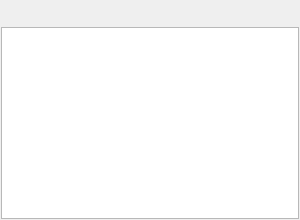
       <widget class="QFrame" name="treeframe0">
        <property name="sizePolicy">
         <sizepolicy hsizetype="Maximum" vsizetype="Expanding">
          <horstretch>0</horstretch>
          <verstretch>0</verstretch>
         </sizepolicy>
        </property>
        <property name="minimumSize">
         <size>
          <width>200</width>
          <height>0</height>
         </size>
        </property>
        <property name="maximumSize">
         <size>
          <width>300</width>
          <height>16777215</height>
         </size>
        </property>
        <property name="autoFillBackground">
         <bool>true</bool>
        </property>
        <property name="title" stdset="0">
         <string/>
        </property>
        <layout class="QVBoxLayout" name="verticalLayout">
         <property name="leftMargin">
          <number>1</number>
         </property>
         <property name="topMargin">
          <number>1</number>
         </property>
         <property name="rightMargin">
          <number>1</number>
         </property>
         <property name="bottomMargin">
          <number>1</number>
         </property>
         <item>
          <layout class="QHBoxLayout" name="horizontalLayout_6">
           <item>
            <widget class="QToolButton" name="btnkindview">
             <property name="maximumSize">
              <size>
               <width>20</width>
               <height>20</height>
              </size>
             </property>
             <property name="baseSize">
              <size>
               <width>20</width>
               <height>20</height>
              </size>
             </property>
             <property name="focusPolicy">
              <enum>Qt::StrongFocus</enum>
             </property>
             <property name="acceptDrops">
              <bool>false</bool>
             </property>
             <property name="autoFillBackground">
              <bool>true</bool>
             </property>
             <property name="text">
              <string>...</string>
             </property>
             <property name="icon">
              <iconset resource="../resourse/mainresource.qrc">
               <normaloff>:/icon/icon/linekind.png</normaloff>:/icon/icon/linekind.png</iconset>
             </property>
             <property name="iconSize">
              <size>
               <width>20</width>
               <height>20</height>
              </size>
             </property>
             <property name="checkable">
              <bool>false</bool>
             </property>
             <property name="autoRepeat">
              <bool>false</bool>
             </property>
             <property name="autoExclusive">
              <bool>false</bool>
             </property>
             <property name="popupMode">
              <enum>QToolButton::DelayedPopup</enum>
             </property>
             <property name="autoRaise">
              <bool>true</bool>
             </property>
             <property name="arrowType">
              <enum>Qt::NoArrow</enum>
             </property>
            </widget>
           </item>
           <item>
            <widget class="QToolButton" name="btnaddserver">
             <property name="maximumSize">
              <size>
               <width>20</width>
               <height>20</height>
              </size>
             </property>
             <property name="text">
              <string>...</string>
             </property>
             <property name="icon">
              <iconset resource="../resourse/mainresource.qrc">
               <normaloff>:/icon/icon/addserver.png</normaloff>:/icon/icon/addserver.png</iconset>
             </property>
             <property name="autoRaise">
              <bool>true</bool>
             </property>
            </widget>
           </item>
           <item>
            <widget class="QToolButton" name="btnremoveserver">
             <property name="maximumSize">
              <size>
               <width>20</width>
               <height>20</height>
              </size>
             </property>
             <property name="text">
              <string>...</string>
             </property>
             <property name="icon">
              <iconset resource="../resourse/mainresource.qrc">
               <normaloff>:/icon/icon/removeserver.png</normaloff>:/icon/icon/removeserver.png</iconset>
             </property>
             <property name="autoRaise">
              <bool>true</bool>
             </property>
            </widget>
           </item>
           <item>
            <widget class="QToolButton" name="btnconnectserver">
             <property name="maximumSize">
              <size>
               <width>20</width>
               <height>20</height>
              </size>
             </property>
             <property name="text">
              <string>...</string>
             </property>
             <property name="icon">
              <iconset resource="../resourse/mainresource.qrc">
               <normaloff>:/icon/icon/connectserver.png</normaloff>:/icon/icon/connectserver.png</iconset>
             </property>
             <property name="autoRaise">
              <bool>true</bool>
             </property>
            </widget>
           </item>
           <item>
            <widget class="QToolButton" name="btndisconnectserver">
             <property name="maximumSize">
              <size>
               <width>20</width>
               <height>20</height>
              </size>
             </property>
             <property name="text">
              <string>...</string>
             </property>
             <property name="icon">
              <iconset resource="../resourse/mainresource.qrc">
               <normaloff>:/icon/icon/disconnectserver.png</normaloff>:/icon/icon/disconnectserver.png</iconset>
             </property>
             <property name="autoRaise">
              <bool>true</bool>
             </property>
            </widget>
           </item>
           <item>
            <widget class="QToolButton" name="btnmapproject">
             <property name="maximumSize">
              <size>
               <width>20</width>
               <height>20</height>
              </size>
             </property>
             <property name="text">
              <string>...</string>
             </property>
             <property name="icon">
              <iconset resource="../resourse/mainresource.qrc">
               <normaloff>:/icon/icon/maproject.png</normaloff>:/icon/icon/maproject.png</iconset>
             </property>
             <property name="autoRaise">
              <bool>true</bool>
             </property>
            </widget>
           </item>
           <item>
            <widget class="QToolButton" name="btnnewproject">
             <property name="maximumSize">
              <size>
               <width>20</width>
               <height>20</height>
              </size>
             </property>
             <property name="text">
              <string>...</string>
             </property>
             <property name="icon">
              <iconset resource="../resourse/mainresource.qrc">
               <normaloff>:/icon/icon/newproject.png</normaloff>:/icon/icon/newproject.png</iconset>
             </property>
             <property name="autoRaise">
              <bool>true</bool>
             </property>
            </widget>
           </item>
           <item>
            <widget class="QToolButton" name="btnunmapproject">
             <property name="maximumSize">
              <size>
               <width>20</width>
               <height>20</height>
              </size>
             </property>
             <property name="text">
              <string>...</string>
             </property>
             <property name="icon">
              <iconset resource="../resourse/mainresource.qrc">
               <normaloff>:/icon/icon/unmaproject.png</normaloff>:/icon/icon/unmaproject.png</iconset>
             </property>
             <property name="autoRaise">
              <bool>true</bool>
             </property>
            </widget>
           </item>
           <item>
            <widget class="QToolButton" name="btnsetfilter">
             <property name="maximumSize">
              <size>
               <width>20</width>
               <height>20</height>
              </size>
             </property>
             <property name="text">
              <string>...</string>
             </property>
             <property name="icon">
              <iconset resource="../resourse/mainresource.qrc">
               <normaloff>:/icon/icon/addfilter.png</normaloff>:/icon/icon/addfilter.png</iconset>
             </property>
             <property name="autoRaise">
              <bool>true</bool>
             </property>
            </widget>
           </item>
           <item>
            <widget class="QToolButton" name="btnresetfilter">
             <property name="maximumSize">
              <size>
               <width>20</width>
               <height>20</height>
              </size>
             </property>
             <property name="text">
              <string>...</string>
             </property>
             <property name="icon">
              <iconset resource="../resourse/mainresource.qrc">
               <normaloff>:/icon/icon/removefilter.png</normaloff>:/icon/icon/removefilter.png</iconset>
             </property>
             <property name="autoRaise">
              <bool>true</bool>
             </property>
            </widget>
           </item>
           <item>
            <widget class="QToolButton" name="btnadditem">
             <property name="maximumSize">
              <size>
               <width>20</width>
               <height>20</height>
              </size>
             </property>
             <property name="text">
              <string>...</string>
             </property>
             <property name="icon">
              <iconset resource="../resourse/mainresource.qrc">
               <normaloff>:/icon/icon/new.png</normaloff>:/icon/icon/new.png</iconset>
             </property>
             <property name="autoRaise">
              <bool>true</bool>
             </property>
            </widget>
           </item>
           <item>
            <widget class="QToolButton" name="btndeleteitem">
             <property name="maximumSize">
              <size>
               <width>20</width>
               <height>20</height>
              </size>
             </property>
             <property name="text">
              <string>...</string>
             </property>
             <property name="icon">
              <iconset resource="../resourse/mainresource.qrc">
               <normaloff>:/icon/icon/delete.png</normaloff>:/icon/icon/delete.png</iconset>
             </property>
             <property name="autoRaise">
              <bool>true</bool>
             </property>
            </widget>
           </item>
           <item>
            <widget class="QToolButton" name="btnimport">
             <property name="maximumSize">
              <size>
               <width>20</width>
               <height>20</height>
              </size>
             </property>
             <property name="text">
              <string>...</string>
             </property>
             <property name="icon">
              <iconset resource="../resourse/mainresource.qrc">
               <normaloff>:/icon/icon/import.png</normaloff>:/icon/icon/import.png</iconset>
             </property>
             <property name="autoRaise">
              <bool>true</bool>
             </property>
            </widget>
           </item>
           <item>
            <widget class="QToolButton" name="btnexport">
             <property name="maximumSize">
              <size>
               <width>20</width>
               <height>20</height>
              </size>
             </property>
             <property name="text">
              <string>...</string>
             </property>
             <property name="icon">
              <iconset resource="../resourse/mainresource.qrc">
               <normaloff>:/icon/icon/export.png</normaloff>:/icon/icon/export.png</iconset>
             </property>
             <property name="autoRaise">
              <bool>true</bool>
             </property>
            </widget>
           </item>
           <item>
            <widget class="QToolButton" name="btnchangegroup">
             <property name="maximumSize">
              <size>
               <width>20</width>
               <height>20</height>
              </size>
             </property>
             <property name="text">
              <string>...</string>
             </property>
             <property name="icon">
              <iconset resource="../resourse/mainresource.qrc">
               <normaloff>:/icon/icon/changegroup.png</normaloff>:/icon/icon/changegroup.png</iconset>
             </property>
             <property name="autoRaise">
              <bool>true</bool>
             </property>
            </widget>
           </item>
           <item>
            <widget class="QToolButton" name="btnchangeagroup">
             <property name="maximumSize">
              <size>
               <width>20</width>
               <height>20</height>
              </size>
             </property>
             <property name="text">
              <string>...</string>
             </property>
             <property name="icon">
              <iconset resource="../resourse/mainresource.qrc">
               <normaloff>:/icon/icon/changeagroup.png</normaloff>:/icon/icon/changeagroup.png</iconset>
             </property>
             <property name="autoRaise">
              <bool>true</bool>
             </property>
            </widget>
           </item>
           <item>
            <widget class="QToolButton" name="btnstartservice">
             <property name="maximumSize">
              <size>
               <width>20</width>
               <height>20</height>
              </size>
             </property>
             <property name="text">
              <string>...</string>
             </property>
             <property name="icon">
              <iconset resource="../resourse/mainresource.qrc">
               <normaloff>:/icon/icon/startservice.png</normaloff>:/icon/icon/startservice.png</iconset>
             </property>
             <property name="autoRaise">
              <bool>true</bool>
             </property>
            </widget>
           </item>
           <item>
            <widget class="QToolButton" name="btnstopservice">
             <property name="maximumSize">
              <size>
               <width>20</width>
               <height>20</height>
              </size>
             </property>
             <property name="text">
              <string>...</string>
             </property>
             <property name="icon">
              <iconset resource="../resourse/mainresource.qrc">
               <normaloff>:/icon/icon/stopservice.png</normaloff>:/icon/icon/stopservice.png</iconset>
             </property>
             <property name="autoRaise">
              <bool>true</bool>
             </property>
            </widget>
           </item>
           <item>
            <widget class="QToolButton" name="btnclone">
             <property name="maximumSize">
              <size>
               <width>20</width>
               <height>20</height>
              </size>
             </property>
             <property name="text">
              <string>...</string>
             </property>
             <property name="icon">
              <iconset resource="../resourse/mainresource.qrc">
               <normaloff>:/icon/icon/operation_clone.png</normaloff>:/icon/icon/operation_clone.png</iconset>
             </property>
             <property name="autoRaise">
              <bool>true</bool>
             </property>
            </widget>
           </item>
           <item>
            <spacer name="horizontalSpacer_6">
             <property name="orientation">
              <enum>Qt::Horizontal</enum>
             </property>
             <property name="sizeHint" stdset="0">
              <size>
               <width>40</width>
               <height>20</height>
              </size>
             </property>
            </spacer>
           </item>
          </layout>
         </item>
         <item>
          <widget class="QTreeWidget" name="treeWidget">
           <property name="sizePolicy">
            <sizepolicy hsizetype="Expanding" vsizetype="Expanding">
             <horstretch>0</horstretch>
             <verstretch>0</verstretch>
            </sizepolicy>
           </property>
           <property name="minimumSize">
            <size>
             <width>200</width>
             <height>0</height>
            </size>
           </property>
           <property name="baseSize">
            <size>
             <width>240</width>
             <height>0</height>
            </size>
           </property>
           <property name="mouseTracking">
            <bool>true</bool>
           </property>
           <property name="contextMenuPolicy">
            <enum>Qt::CustomContextMenu</enum>
           </property>
           <property name="selectionMode">
            <enum>QAbstractItemView::ExtendedSelection</enum>
           </property>
           <property name="iconSize">
            <size>
             <width>24</width>
             <height>16</height>
            </size>
           </property>
           <attribute name="headerVisible">
            <bool>false</bool>
           </attribute>
           <column>
            <property name="text">
             <string notr="true">1</string>
            </property>
           </column>
          </widget>
         </item>
        </layout>
       </widget>
